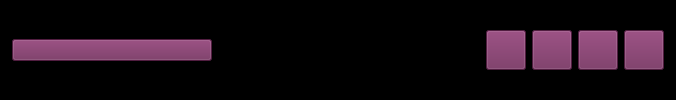
     <widget class="QFrame" name="frame_superior">
      <property name="styleSheet">
       <string notr="true">QFrame{
background-color: rgb(0, 0, 0);
}

QPushButton{
background-color: rgb(113, 41, 90);
color: rgb(67, 42, 255);
border -radius:20px;
}

QPushButton:hover{
background-color: rgb(61, 61, 61);
border -radius:20px;
}</string>
      </property>
      <property name="frameShape">
       <enum>QFrame::StyledPanel</enum>
      </property>
      <property name="frameShadow">
       <enum>QFrame::Raised</enum>
      </property>
      <layout class="QHBoxLayout" name="horizontalLayout">
       <item>
        <widget class="QPushButton" name="bt_menu">
         <property name="minimumSize">
          <size>
           <width>200</width>
           <height>0</height>
          </size>
         </property>
         <property name="text">
          <string/>
         </property>
         <property name="icon">
          <iconset>
           <normaloff>../images/diseñofeliciaciones/menu.png</normaloff>../images/diseñofeliciaciones/menu.png</iconset>
         </property>
         <property name="iconSize">
          <size>
           <width>50</width>
           <height>50</height>
          </size>
         </property>
        </widget>
       </item>
       <item>
        <spacer name="horizontalSpacer">
         <property name="orientation">
          <enum>Qt::Horizontal</enum>
         </property>
         <property name="sizeHint" stdset="0">
          <size>
           <width>268</width>
           <height>20</height>
          </size>
         </property>
        </spacer>
       </item>
       <item>
        <widget class="QPushButton" name="bt_minimizar">
         <property name="minimumSize">
          <size>
           <width>40</width>
           <height>40</height>
          </size>
         </property>
         <property name="text">
          <string/>
         </property>
         <property name="icon">
          <iconset>
           <normaloff>../images/diseñofeliciaciones/minimizar-signo.png</normaloff>../images/diseñofeliciaciones/minimizar-signo.png</iconset>
         </property>
         <property name="iconSize">
          <size>
           <width>40</width>
           <height>40</height>
          </size>
         </property>
        </widget>
       </item>
       <item>
        <widget class="QPushButton" name="bt_restaurar">
         <property name="minimumSize">
          <size>
           <width>40</width>
           <height>40</height>
          </size>
         </property>
         <property name="text">
          <string/>
         </property>
         <property name="icon">
          <iconset>
           <normaloff>../images/diseñofeliciaciones/expandir.png</normaloff>../images/diseñofeliciaciones/expandir.png</iconset>
         </property>
         <property name="iconSize">
          <size>
           <width>40</width>
           <height>40</height>
          </size>
         </property>
        </widget>
       </item>
       <item>
        <widget class="QPushButton" name="bt_maximizar">
         <property name="minimumSize">
          <size>
           <width>40</width>
           <height>40</height>
          </size>
         </property>
         <property name="text">
          <string/>
         </property>
         <property name="icon">
          <iconset>
           <normaloff>../images/diseñofeliciaciones/escalable.png</normaloff>../images/diseñofeliciaciones/escalable.png</iconset>
         </property>
         <property name="iconSize">
          <size>
           <width>40</width>
           <height>40</height>
          </size>
         </property>
        </widget>
       </item>
       <item>
        <widget class="QPushButton" name="pushButton">
         <property name="minimumSize">
          <size>
           <width>40</width>
           <height>40</height>
          </size>
         </property>
         <property name="styleSheet">
          <string notr="true">color: rgb(161, 9, 191);</string>
         </property>
         <property name="text">
          <string/>
         </property>
         <property name="icon">
          <iconset>
           <normaloff>../images/diseñofeliciaciones/cerrar.png</normaloff>../images/diseñofeliciaciones/cerrar.png</iconset>
         </property>
         <property name="iconSize">
          <size>
           <width>40</width>
           <height>40</height>
          </size>
         </property>
        </widget>
       </item>
      </layout>
     </widget>
